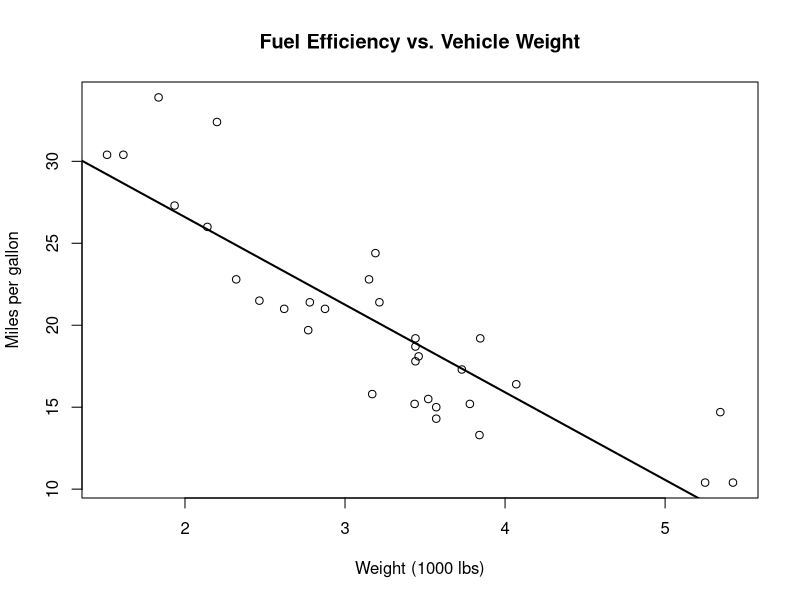

Write the R code that produced this figure.
## ---- chunk 1
#| message: false
#| warning: false

cars <- mtcars
cars$cyl <- factor(cars$cyl)

head(cars)
## ---- chunk 2
mean_mpg <- aggregate(mpg ~ cyl, data = cars, FUN = mean)
mean_mpg
## ---- chunk 3
#| label: fig-mpg-weight
#| fig-cap: "Relationship between vehicle weight and fuel efficiency in the mtcars dataset."

plot(
  cars$wt,
  cars$mpg,
  xlab = "Weight (1000 lbs)",
  ylab = "Miles per gallon",
  main = "Fuel Efficiency vs. Vehicle Weight"
)

abline(lm(mpg ~ wt, data = cars), lwd = 2)
## ---- chunk 4
model <- lm(mpg ~ wt + hp, data = cars)
summary(model)
